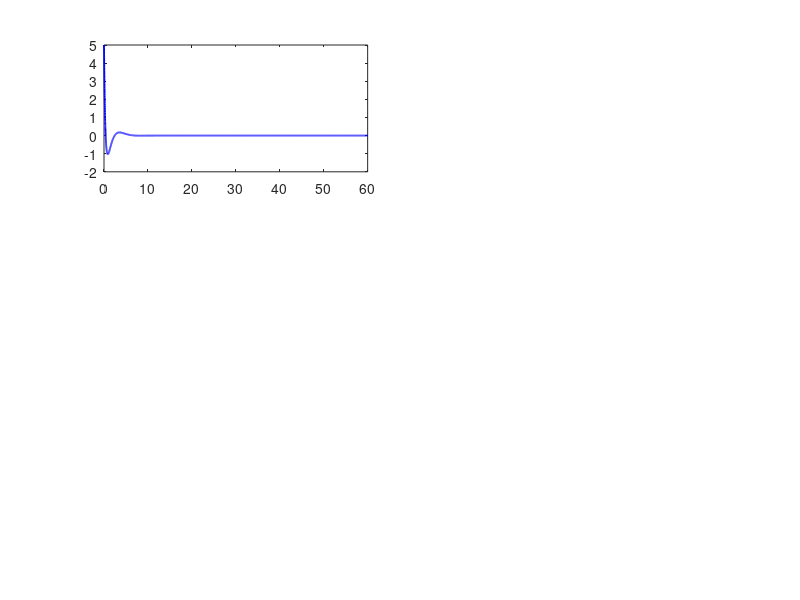

This figure's MATLAB source: (Note: this script raises an error after producing the figure.)
% =============================================================================
% cartpole_pid_matlab.m
% CartPole PID Controller — MATLAB実装（Isaac Sim 比較用）
%
% 使用方法:
%   >> cartpole_pid_matlab          % 実行 + CSV出力 + プロット
%   >> cartpole_pid_matlab(true)    % CSV のみ（プロットなし）
%
% 出力:
%   ./output/matlab_pid_log.csv
%   ./output/matlab_pid_plot.png   (プロット有効時)
%
% ─────────────────────────────────────────────────────────────────────────────
% 物理モデル（Isaac Sim cartpole.usd に合わせた値）
%   M = 1.0 kg  : カート質量
%   m = 0.1 kg  : ポール質量
%   l = 0.5 m   : ポール重心までの長さ (全長 1.0m の半分)
%   g = 9.81 m/s²
%   dt= 1/120 s : Isaac Sim physics_dt と統一
%
% 運動方程式（完全非線形, Florian 2007）:
%   I_pole = (4/3)*m*l²
%   D      = (M+m)*I_pole - (m*l*cosθ)²
%   ẍ  = [I_pole*(F + m*l*θ̇²sinθ) - m*l*cosθ*m*g*l*sinθ] / D
%   θ̈  = [(M+m)*m*g*l*sinθ - m*l*cosθ*(F + m*l*θ̇²sinθ)] / D
%
% PID 制御則:
%   F = Kp_pole*θ + Ki_pole*∫θdt + Kd_pole*θ̇   (ポール安定化)
%     + Kp_cart*x + Kd_cart*ẋ                    (カート位置回復)
%
% PIDゲイン導出: 状態空間 Q=diag([1,0.1,100,10]) R=0.001 でLQR設計し
%               K[cart_x, cart_v, pole, omega] = [-31.6, -56.9, -497.6, -141.4]
%               を参考にPIDゲインに変換
% =============================================================================

function cartpole_pid_matlab(csv_only)

    if nargin < 1, csv_only = false; end

    % =========================================================================
    % 1. パラメータ定義
    % =========================================================================
    % 物理パラメータ
    M  = 1.0;     % カート質量 [kg]
    m  = 0.1;     % ポール質量 [kg]
    l  = 0.5;     % ポール重心までの長さ [m]
    g  = 9.81;    % 重力加速度 [m/s²]
    dt = 1/120;   % タイムステップ [s] ← Isaac Sim physics_dt と統一

    % シミュレーション設定
    T_sim          = 60.0;
    N              = round(T_sim / dt);
    init_angle_deg = 5.0;    % ポール初期角度 [deg]

    % PIDゲイン（LQR由来: Q=diag([1,0.1,100,10]) R=0.001）
    Kp_pole =  497.62;   % ポール比例ゲイン
    Ki_pole =    5.00;   % ポール積分ゲイン
    Kd_pole =  141.36;   % ポール微分ゲイン
    Kp_cart =   31.62;   % カート位置比例ゲイン
    Kd_cart =   56.91;   % カート速度微分ゲイン
    integral_limit = 0.5;
    force_limit    = 500.0;   % [N]

    % =========================================================================
    % 2. 完全非線形 運動方程式（内部関数）
    % =========================================================================
    function dxdt = ode_fn(~, xs, F)
        v_   = xs(2);  th_  = xs(3);  w_   = xs(4);
        st   = sin(th_);  ct  = cos(th_);
        Ip   = (4/3)*m*l^2;
        D    = (M+m)*Ip - (m*l*ct)^2;
        xdd  = (Ip*(F + m*l*w_^2*st) - m*l*ct*m*g*l*st) / D;
        thdd = ((M+m)*m*g*l*st - m*l*ct*(F + m*l*w_^2*st)) / D;
        dxdt = [v_; xdd; w_; thdd];
    end

    % RK4 1ステップ
    function xs_next = rk4_step(t_, xs, F)
        k1 = ode_fn(t_,       xs,           F);
        k2 = ode_fn(t_+dt/2,  xs+dt/2*k1,  F);
        k3 = ode_fn(t_+dt/2,  xs+dt/2*k2,  F);
        k4 = ode_fn(t_+dt,    xs+dt*k3,    F);
        xs_next = xs + (dt/6)*(k1+2*k2+2*k3+k4);
    end

    % =========================================================================
    % 3. ログ用配列（事前確保）
    % =========================================================================
    log_time  = zeros(N,1); log_cx = zeros(N,1); log_cv = zeros(N,1);
    log_prad  = zeros(N,1); log_pdeg = zeros(N,1); log_pw = zeros(N,1);
    log_F     = zeros(N,1); log_up = zeros(N,1); log_ui = zeros(N,1);
    log_ud    = zeros(N,1);

    % =========================================================================
    % 4. シミュレーションループ
    % =========================================================================
    xs       = [0.0; 0.0; deg2rad(init_angle_deg); 0.0];
    intg     = 0.0;
    N_actual = N;

    for k = 1:N
        t_k  = (k-1)*dt;
        cx   = xs(1);  cv  = xs(2);  prad = xs(3);  pw = xs(4);

        % 離散 PID
        intg = max(-integral_limit, min(integral_limit, intg + prad*dt));
        up   = Kp_pole * prad;
        ui   = Ki_pole * intg;
        ud   = Kd_pole * pw;
        F    = max(-force_limit, min(force_limit, up+ui+ud + Kp_cart*cx+Kd_cart*cv));

        % ログ
        log_time(k)=t_k; log_cx(k)=cx; log_cv(k)=cv;
        log_prad(k)=prad; log_pdeg(k)=rad2deg(prad); log_pw(k)=pw;
        log_F(k)=F; log_up(k)=up; log_ui(k)=ui; log_ud(k)=ud;

        % RK4
        xs = rk4_step(t_k, xs, F);

        % 終了判定
        if abs(xs(3)) > pi/2 || abs(xs(1)) > 3.0
            fprintf('[WARN] 制御失敗 @ t=%.3f s (θ=%.1f°, x=%.3f m)\n', ...
                    t_k, rad2deg(xs(3)), xs(1));
            N_actual = k;  break
        end
    end

    % ログ切り詰め
    idx = 1:N_actual;
    log_time=log_time(idx); log_cx=log_cx(idx); log_cv=log_cv(idx);
    log_prad=log_prad(idx); log_pdeg=log_pdeg(idx); log_pw=log_pw(idx);
    log_F=log_F(idx); log_up=log_up(idx); log_ui=log_ui(idx); log_ud=log_ud(idx);

    fprintf('[INFO] 完了: %d steps / %.2f s\n', N_actual, log_time(end));

    % =========================================================================
    % 5. CSV 出力（列名は Isaac Sim Standalone スクリプトと完全統一）
    % =========================================================================
    out_dir  = './output';
    if ~exist(out_dir, 'dir'), mkdir(out_dir); end
    csv_path = fullfile(out_dir, 'matlab_pid_log.csv');

    fid = fopen(csv_path, 'w');
    fprintf(fid, 'time_s,cart_x_m,cart_v_ms,pole_rad,pole_deg,pole_omega_rads,force_N,pid_up,pid_ui,pid_ud\n');
    fmt = '%.6f,%.6f,%.6f,%.6f,%.4f,%.6f,%.4f,%.4f,%.4f,%.4f\n';
    for k = 1:N_actual
        fprintf(fid, fmt, log_time(k), log_cx(k), log_cv(k), ...
                log_prad(k), log_pdeg(k), log_pw(k), log_F(k), ...
                log_up(k), log_ui(k), log_ud(k));
    end
    fclose(fid);
    fprintf('[CSV] 保存完了: %s\n', csv_path);

    if csv_only, return; end

    % =========================================================================
    % 6. プロット
    % =========================================================================
    fig = figure('Name','CartPole PID — MATLAB','NumberTitle','off', ...
                 'Position',[100 80 1050 700]);

    subplot(3,2,1);
    plot(log_time, log_pdeg, 'b-', 'LineWidth',1.3);
    yline(0,'k--'); xlabel('Time [s]'); ylabel('deg');
    title('Pole Angle'); grid on;

    subplot(3,2,2);
    plot(log_time, log_cx, 'r-', 'LineWidth',1.3);
    yline(0,'k--'); xlabel('Time [s]'); ylabel('m');
    title('Cart Position'); grid on;

    subplot(3,2,3);
    plot(log_time, log_pw, 'm-', 'LineWidth',1.0);
    xlabel('Time [s]'); ylabel('rad/s');
    title('Pole Angular Velocity'); grid on;

    subplot(3,2,4);
    plot(log_time, log_F, 'k-', 'LineWidth',1.0);
    xlabel('Time [s]'); ylabel('N');
    title('Control Force'); grid on;

    subplot(3,2,5);
    hold on;
    plot(log_time, log_up, 'b-',  'LineWidth',1.0, 'DisplayName','P');
    plot(log_time, log_ui, 'g--', 'LineWidth',1.0, 'DisplayName','I');
    plot(log_time, log_ud, 'r:',  'LineWidth',1.2, 'DisplayName','D');
    hold off; legend('Location','northeast');
    xlabel('Time [s]'); ylabel('N'); title('PID Breakdown'); grid on;

    subplot(3,2,6);
    plot(log_pdeg, log_pw, 'b-', 'LineWidth',0.8); hold on;
    scatter(log_pdeg(1),   log_pw(1),   60,'g','filled','DisplayName','Start');
    scatter(log_pdeg(end), log_pw(end), 60,'r','filled','DisplayName','End');
    hold off; legend('Location','best');
    xlabel('Pole angle [deg]'); ylabel('Pole omega [rad/s]');
    title('Phase Portrait'); grid on;

    sgtitle(sprintf('CartPole PID  Kp=%.1f Ki=%.1f Kd=%.1f | M=%.1f m=%.2f l=%.1f | init=%.1f°', ...
            Kp_pole,Ki_pole,Kd_pole,M,m,l,init_angle_deg), ...
            'FontSize',10,'FontWeight','bold');

    png_path = fullfile(out_dir, 'matlab_pid_plot.png');
    exportgraphics(fig, png_path, 'Resolution', 150);
    fprintf('[PLOT] 保存: %s\n', png_path);

end
